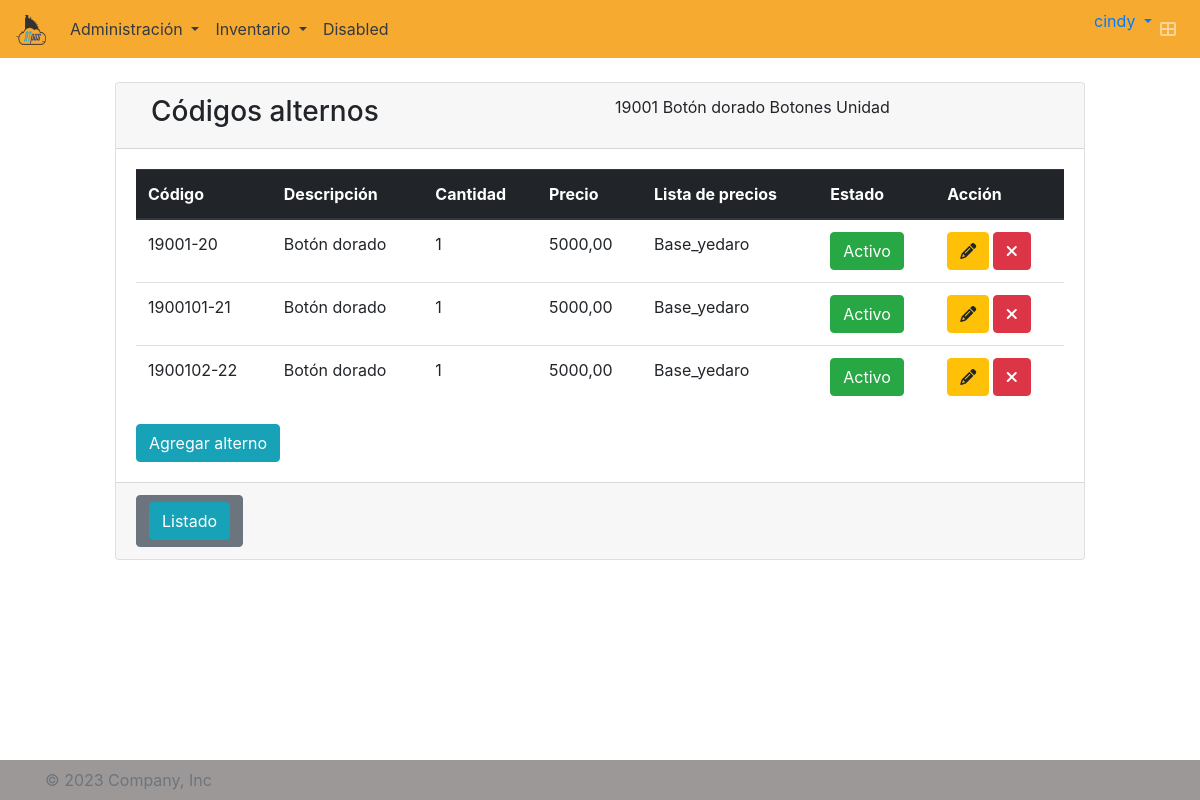
The page /articulo/32/alterno/ (signed in) on the database its author committed.
### atpos/models.py (models this page shows, shortened)
class Usuario(AbstractUser):
    empresa = models.ForeignKey(Empresa, on_delete=models.CASCADE, blank=True, null=True)
    tel_inicial = models.CharField(max_length=10, blank=True, null=True)
    class Meta:
        default_permissions = ()
        permissions = [('add_usuario', 'Usuario crear'),
                        ('change_usuario', 'Usuario modificar'),
                        ('delete_usuario', 'Usuario eliminar'),
                        ('view_usuario', 'Usuario ver'),
                        ('password_usuario', 'Puede cambiar la clave usuario')]

class Articulo(models.Model):
    codigo_articulo = models.CharField(max_length=20, unique=False)
    nombre_articulo = models.CharField(max_length=30)
    nombre_largo_articulo = models.CharField(max_length=250, null=True, blank=True)
    categoria = models.ForeignKey(Categoria, on_delete=models.PROTECT)
    unidad_medida = models.ForeignKey(UnidadMedida, on_delete=models.PROTECT)
    base_iva = models.ForeignKey(BaseIVA, default=0, on_delete=models.PROTECT)
    estado = models.CharField(max_length=1, choices=ESTADO, default=ACTIVO )
    empresa = models.ForeignKey(Empresa, on_delete=models.CASCADE)
    class Meta:
        default_permissions = ()
        permissions = [('add_articulo', 'Artículo crear'),
                       ('change_articulo', 'Artículo modificar'),
                       ('view_articulo', 'Artículo ver'),
                       ('delete_articulo', 'Artículo borrar')]
        unique_together = ('codigo_articulo', 'empresa')

class Categoria(models.Model):
    nombre_categoria = models.CharField(max_length=30)
    categoria_padre = models.ForeignKey('self', blank=True, null=True, related_name='child', on_delete=models.CASCADE)
    estado_categoria = models.CharField(max_length=1, choices=ESTADO, default=ACTIVO, )
    empresa = models.ForeignKey(Empresa, on_delete=models.CASCADE)
    def __str__(self):
        p_list = self._recurse_for_parents(self)
        p_list.append(self.nombre_categoria)
        return self.get_separator().join(p_list)
    def _recurse_for_parents(self, cat_obj):
        p_list = []
        if cat_obj.categoria_padre_id:
            p = cat_obj.categoria_padre
            p_list.append(p.nombre_categoria)
            more = self._recurse_for_parents(p)
            p_list.extend(more)
        if cat_obj == self and p_list:
            p_list.reverse()
        return p_list
    def get_separator(self):
        return ' :: '
    def _parents_repr(self):
        p_list = self._recurse_for_parents(self)
        return self.get_separator().join(p_list)
    _parents_repr.short_description = "Etiqueta padre"

class UnidadMedida(models.Model):
    codigo_unidad_medida = models.CharField(max_length=30, unique=False)
    nombre_unidad_medida = models.CharField(max_length=30, unique=False)
    estado = models.CharField(max_length=1, choices=ESTADO, default=ACTIVO )
    empresa = models.ForeignKey(Empresa, on_delete=models.CASCADE)
    def __str__(self):
        return self.nombre_unidad_medida
    class Meta:
        default_permissions = ()
        permissions = [('add_unidadmedida', 'Unidad Medida crear'),
                       ('change_unidadmedida', 'Unidad Medida modificar'),
                       ('delete_unidadmedida', 'Unidad Medida eliminar'),
                       ('view_unidadmedida', 'Unidad Medida ver')]
        unique_together = ('codigo_unidad_medida', 'empresa')

class CodigoAlterno(models.Model):
    articulo = models.ForeignKey(Articulo, on_delete=models.PROTECT)
    nuevo_codigo_articulo = models.CharField(max_length=20, unique=False)
    posicion = models.IntegerField(default=0)
    cantidad = models.IntegerField(default=1)
    precio = models.DecimalField(default=0, max_digits=10, decimal_places=2)
    listaPrecio = models.ForeignKey(ListaPrecios, on_delete=models.PROTECT, null=True, blank=True)
    nombre_articulo = models.CharField(max_length=30)
    estado = models.CharField(max_length=1, choices=ESTADO, default=ACTIVO )
    empresa = models.ForeignKey(Empresa, on_delete=models.CASCADE)
    class Meta:
        default_permissions = ()
        permissions = [('add_codigoalterno', 'Código Alterno crear'),
                       ('change_codigoalterno', 'Código Alterno modificar'),
                       ('view_codigoalterno', 'Código Alterno ver'),
                       ('delete_codigoalterno', 'Código Alterno borrar')]
        unique_together = ('nuevo_codigo_articulo', 'empresa')

class ListaPrecios(models.Model):
    nombre = models.CharField(max_length=20, unique=False)
    descripcion = models.CharField(max_length=250, unique=False)
    moneda = models.CharField(max_length=3, unique=False)
    estado = models.CharField(max_length=1, choices=ESTADO, default=ACTIVO )
    empresa = models.ForeignKey(Empresa, on_delete=models.CASCADE)
    class Meta:
        ordering = ['nombre']
        default_permissions = ()
        permissions = [('add_listaprecios', 'Lista precios crear'),
                       ('change_listaprecios', 'Lista precios modificar'),
                       ('delete_listaprecios', 'Lista precios eliminar'),
                       ('view_listaprecios', 'Lista precios ver')]
        unique_together = ('nombre', 'empresa')
    def __str__(self):
        return '{}'.format(self.nombre)

### atpos/views.py (the view, shortened to what this page needs)
# urls.py: path('articulo/<int:pk>/alterno/', login_required(Alterno.as_view()), name='alterno'),
class Alterno(View):
    def get(self, request, pk):
        datosArticulo = Articulo.objects.get(pk=pk, empresa=request.user.empresa_id)
        aa = CodigoAlterno.objects.filter(articulo=pk, empresa=request.user.empresa_id)
        alternosArticulos = []
        for alternoArticulo in aa:
            alternosArticulos.append(alternoArticulo)
        contexto = {'articulo': datosArticulo, 'alterno': alternosArticulos}
        return render(request, 'atpos/alterno_form.html', contexto)

### atpos/templates/atpos/alterno_form.html (shortened to what this page needs)
{% extends 'base.html' %}
{% load static %}
{% block content %}
<br>
<section class="content" style="display: grid; place-items: center;">
  <div class="col-md-10">
    <div class="card">
      <div class="card-header">
        <div class="container">
          <div class="row">
            <div class="col">
              <h3>Códigos alternos</h3>
            </div>
            <div class="col">
              <td>{{ articulo.codigo_articulo }}</td>
              <td>{{ articulo.nombre_articulo }}</td>
              <td>{{ articulo.categoria }}</td>
              <td>{{ articulo.unidad_medida }}</td>
            </div>
          </div>
        </div>
      </div>
      <div class="card-body">
        <table id="myTable" class="table">
          <thead class="thead-dark">
            <tr>
              <th>Código</th>
              <th>Descripción</th>
              <th>Cantidad</th>
              <th>Precio</th>
              <th>Lista de precios</th>
              <th>Estado</th>
              <th>Acción</th>
            </tr>
          </thead>
          <tbody>
            {% for aa in alterno %}
            <tr>
              <td>{{ aa.nuevo_codigo_articulo }}-{{aa.id}}</td>
              <td>{{ aa.nombre_articulo }}</td>
              <td>{{ aa.cantidad }}</td>
              <td>{{ aa.precio }}</td>
              <td>{{ aa.listaPrecio }}</td>
              <td>
                {% if aa.estado == '1' %}
                <button id="boton_estado_{{aa.id}}" onclick="cambiarEstado('{{aa.id}}', 'alterno')"
                  class="btn btn-success activo">Activo</button>
                {% else %}
                <button id="boton_estado_{{aa.id}}" onclick="cambiarEstado('{{aa.id}}', 'alterno')"
                  class="btn btn-danger inactivo">Inactivo</button>
                {% endif %}
              </td>
              <td>
                <div class="btn-group btn-group-sm" role="group">
                  <div class="mx-auto">
                    <a class="btn btn-warning" href="{% url 'articulo-update' articulo.id %}">
                      <i class="fa fa-pencil-alt"></i></a>
                    <a class="btn btn-danger" href="{% url 'articulo-delete' articulo.id %}">
                      <i class="fa fa-times"></i></a>
                  </div>
                </div>
              </td>
            </tr>
            {% endfor %}
          </tbody>
        </table>
        <button id="addRowBtn" class="btn btn-info">Agregar alterno</button>
      </div>
      <div class="card-footer">
        <a class="btn btn-secondary" href="{% url 'articulo-list' %}">
          <button type="text" class="btn btn-info">Listado</button></a>
      </div>
    </div>
  </div>
  <br><br><br><br>
</section>
{% endblock %}

### atpos/templates/components/navbar.html (shortened to what this page needs)
{% load static %}
<nav class="navbar navbar-expand-lg navbar-dark bg-color-nav">
  <a class="navbar-brand" href="{% url 'tablero' %}">
    <img src="{% static 'img/LogoATpos200px.png' %}" width="30" height="30" alt="">
  </a>
  <div class="collapse navbar-collapse colortext" id="navbarSupportedContent">
    <ul class="navbar-nav mr-auto">
      <li class="nav-item dropdown">
        <a class="nav-link dropdown-toggle text-dark" href="#" id="navbarDropdown" role="button" data-toggle="dropdown" aria-haspopup="true" aria-expanded="false">
          Administración
        </a>
      </li>
      <li class="nav-item dropdown">
        <a class="nav-link dropdown-toggle text-dark" href="#" id="navbarDropdown" role="button" data-toggle="dropdown" aria-haspopup="true" aria-expanded="false">
          Inventario
        </a>
      </li>
      <li class="nav-item">
        <a class="nav-link text-dark" href="#">Disabled</a>
      </li>
    </ul>
  </div>
  <ul class="navbar-nav ml-auto">
    <li class="dropdown user user-menu">
      <a href="#" class="dropdown-toggle" data-toggle="dropdown">
        <span class="hidden-xs">{{ user.username }}</span>
      </a>
    </li>
    <li class="nav-item">
      <a class="nav-link" data-widget="control-sidebar" data-slide="true" href="#" role="button">
        <i class="fas fa-th-large"></i>
      </a>
    </li>
  </ul>
</nav>

### atpos/static/atpos/css/style.css (style rules this page uses)
.bg-color-nav { background-color: #f7aa30!important; }

### rows shown on the page
Usuario: username "cindy"
Articulo: codigo_articulo "19001", nombre_articulo "Botón dorado", categoria "Botones", unidad_medida "Unidad"
CodigoAlterno: nuevo_codigo_articulo "19001", id "20", nombre_articulo "Botón dorado", cantidad "1", precio "5000,00", listaPrecio "Base_yedaro"
CodigoAlterno: nuevo_codigo_articulo "1900101", id "21", nombre_articulo "Botón dorado", cantidad "1", precio "5000,00", listaPrecio "Base_yedaro"
CodigoAlterno: nuevo_codigo_articulo "1900102", id "22", nombre_articulo "Botón dorado", cantidad "1", precio "5000,00", listaPrecio "Base_yedaro"
